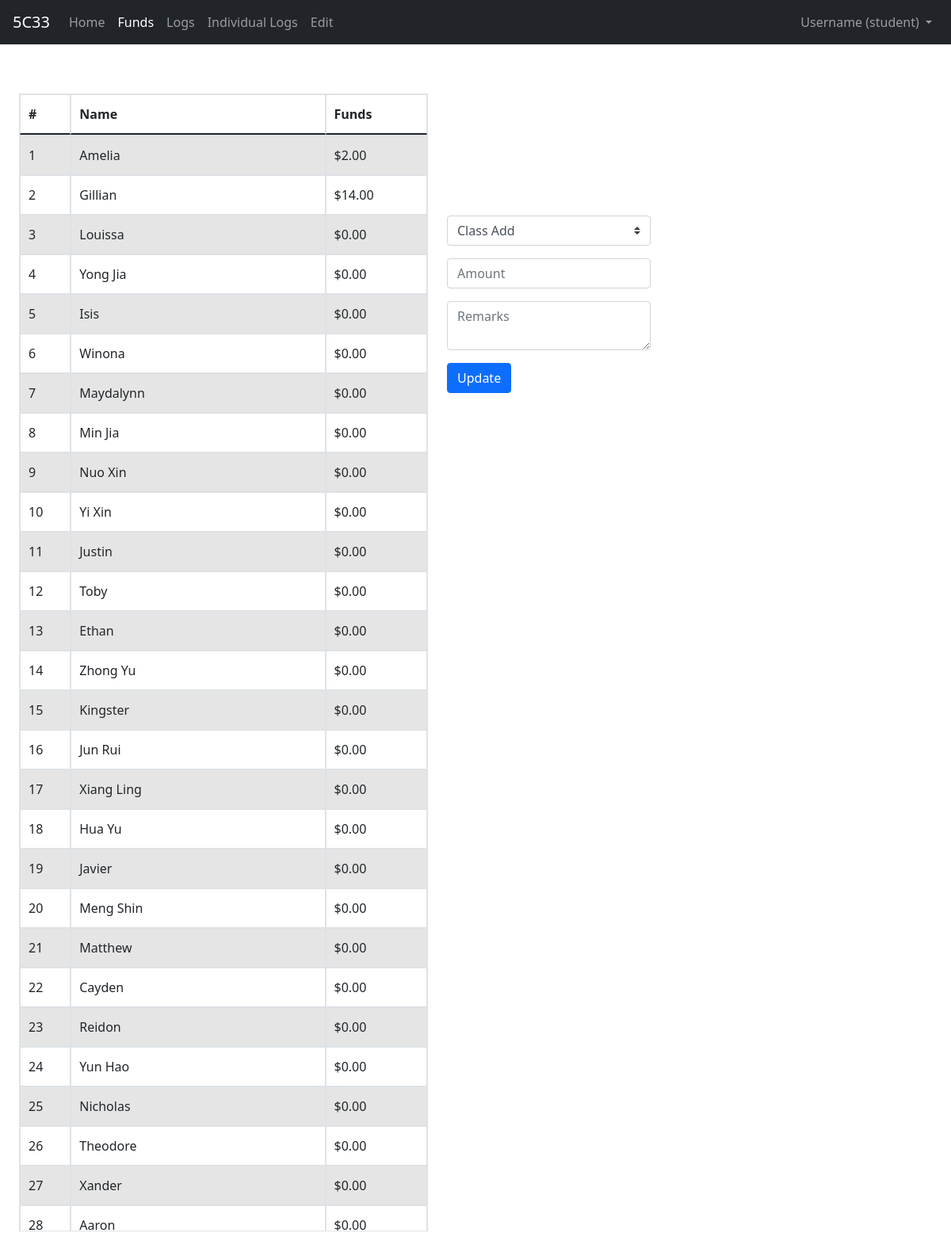
/funds, run on an earlier commit of the app's database.
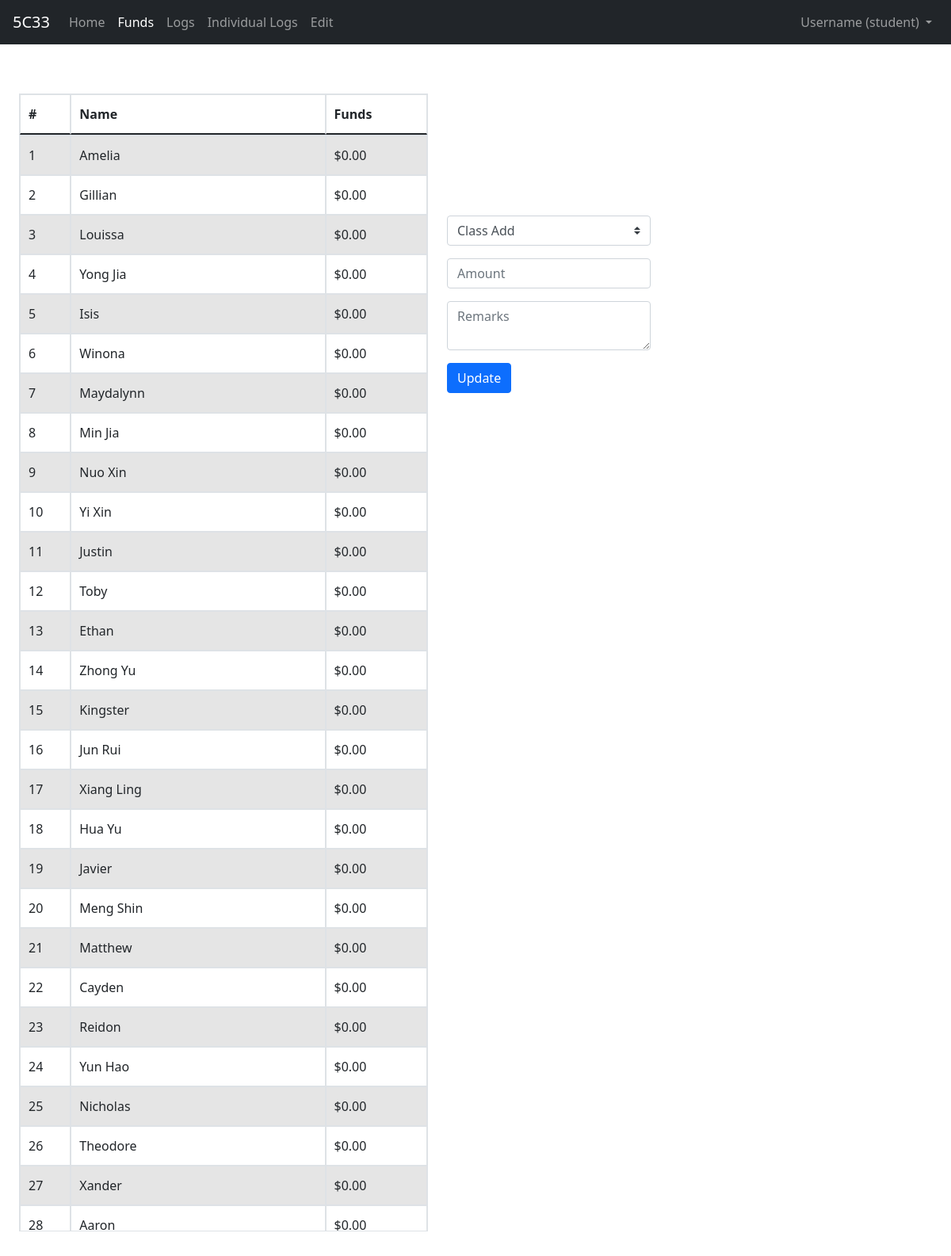
And on a later commit of the database.
### tables this page shows
CREATE TABLE class_funds (id INT, name TEXT, funds INT);

### app.py (the view, shortened to what this page needs)
@app.route("/funds", methods=["GET", "POST"])
def funds():
    form = UpdateFundForm()
    with sqlite3.connect("class_funds.db") as con:
        con.row_factory = sqlite3.Row
        cur = con.cursor()
    funds = cur.execute("SELECT * FROM class_funds").fetchall()
    return render_template("class_funds.html", form=form, funds=funds, groups=GROUPS, names=NAMES)

### app.py
class UpdateFundForm(FlaskForm):
    group = SelectField("Select a group", choices=[(sbj, sbj) for sbj in GROUPS], validators=[DataRequired()], render_kw={'onchange': 'getOption()'})
    indiv = SelectField("Select a student", choices=[(name, name) for name in NAMES])
    amt = DecimalField("Amount", validators=[DataRequired()], render_kw={'placeholder': 'Amount'})
    rmks = TextAreaField("Remarks", validators=[Length(min=0, max=100)], render_kw={'placeholder': 'Remarks'})
    submit = SubmitField("Update")

### templates/class_funds.html (shortened to what this page needs)
{% extends "layout.html" %}
{% block onload %}
onload="getOption()"
{% endblock %}
{% block body %}
<div id="funds_table">
    <table id="fixed_header" class="table-striped table table-bordered">
        <thead>
            <tr>
                <th>#</th>
                <th>Name</th>
                <th>Funds</th>
            </tr>
        </thead>
        <tbody>
            {% for fund in funds %}
            <tr>
                <td>{{ fund["id"] }}</td>
                <td>{{ fund["name"] }}</td>
                <td>{{ "${:.2f}".format(fund["funds"]/100) }}</td>
            </tr>
            {% endfor %}
        </tbody>
    </table>
</div>
<div class="submission">
    <form action="/funds" method="post" class="form">
        <div class="form-group d-sm-flex">
            <select id="group" name="group" onchange="getOption()" class="custom-select">
                {% for option in form.group %}
                    {{ option }}
                {% endfor %}
            </select>
        </div>
        <div class="form-group d-sm-flex">
            {{ form.amt(class_="form-control") }}
        </div>
        <div class="form-group">
            {{ form.rmks(class_="form-control") }}
        </div>
        <div class="form-group">
            {{ form.submit(class_="btn btn-primary") }}
        </div>
    </form>
</div>
{% endblock %}

### templates/layout.html (shortened to what this page needs)
<!DOCTYPE html>
<html lang="en">
    <head>
        <link rel="stylesheet" href="{{ url_for('static', filename='css/style.css') }}">
        <link rel="stylesheet" href="https://cdn.jsdelivr.net/npm/bootstrap@4.3.1/dist/css/bootstrap.min.css">
        <link href="https://cdn.jsdelivr.net/npm/bootstrap@5.0.2/dist/css/bootstrap.min.css" rel="stylesheet">
    </head>
    <body {% block onload %}{% endblock %}>
        <nav class="navbar navbar-expand-lg navbar-dark bg-dark sticky-top mb-4">
            <a class="navbar-brand" href="/">5C33</a>
            <div class="collapse navbar-collapse" id="navbarSupportedContent">
              <ul class="navbar-nav mr-auto">
                <li class="nav-item {% if url_for(request.endpoint)=='/' %}active{% endif %}">
                  <a class="nav-link" href="/">Home</a>
                </li>
                <li class="nav-item {% if url_for(request.endpoint)=='/funds' %}active{% endif %}">
                  <a class="nav-link" href="/funds">Funds</a>
                </li>
                <li class="nav-item {% if url_for(request.endpoint)=='/logs' %}active{% endif %}">
                  <a class="nav-link" href="/logs">Logs</a>
                </li>
                <li class="nav-item {% if url_for(request.endpoint)=='/indv-logs' %}active{% endif %}">
                  <a class="nav-link" href="/indv-logs">Individual Logs</a>
                </li>
                <li class="nav-item {% if url_for(request.endpoint)=='/edit' %}active{% endif %}">
                  <a class="nav-link" href="/edit">Edit</a>
                </li>
              </ul>
              <ul class="navbar-nav ml-auto">
                <li class="nav-item dropdown">
                  <a class="nav-link dropdown-toggle" href="#" id="navbarDropdownMenuLink" role="button" data-toggle="dropdown" aria-haspopup="true" aria-expanded="false">
                    Username (student)
                  </a>
                </li>
              </ul>
            </div>
          </nav>
        {% block body %}{% endblock %}
    </body>
</html>

### static/css/style.css (style rules this page uses)
body { font-family: Arial, Helvetica, sans-serif; }
.submission { float: left; padding-top: 10vh; margin-left: 2vw; }
#funds_table { float: left; width: 43vw; margin-left: 2vw; padding-top: 2vh; table-layout: auto; border-collapse: collapse; text-align: left; }
#funds_table tbody { display: block; width: 100%; overflow: overlay; height: 72vh; }
#funds_table tbody tr, #funds_table thead tr { display: grid; grid-template-columns: 0.5fr 2.5fr 1fr; }
#funds_table thead th, #funds_table tbody th, #funds_table tbody td { padding: 12px 15px 12px 10px; }

What changed in the data, as far as the page shows it:
changed class_funds "Amelia": fund['funds']/100 "$2.00" → "$0.00"
changed class_funds "Gillian": fund['funds']/100 "$14.00" → "$0.00"
